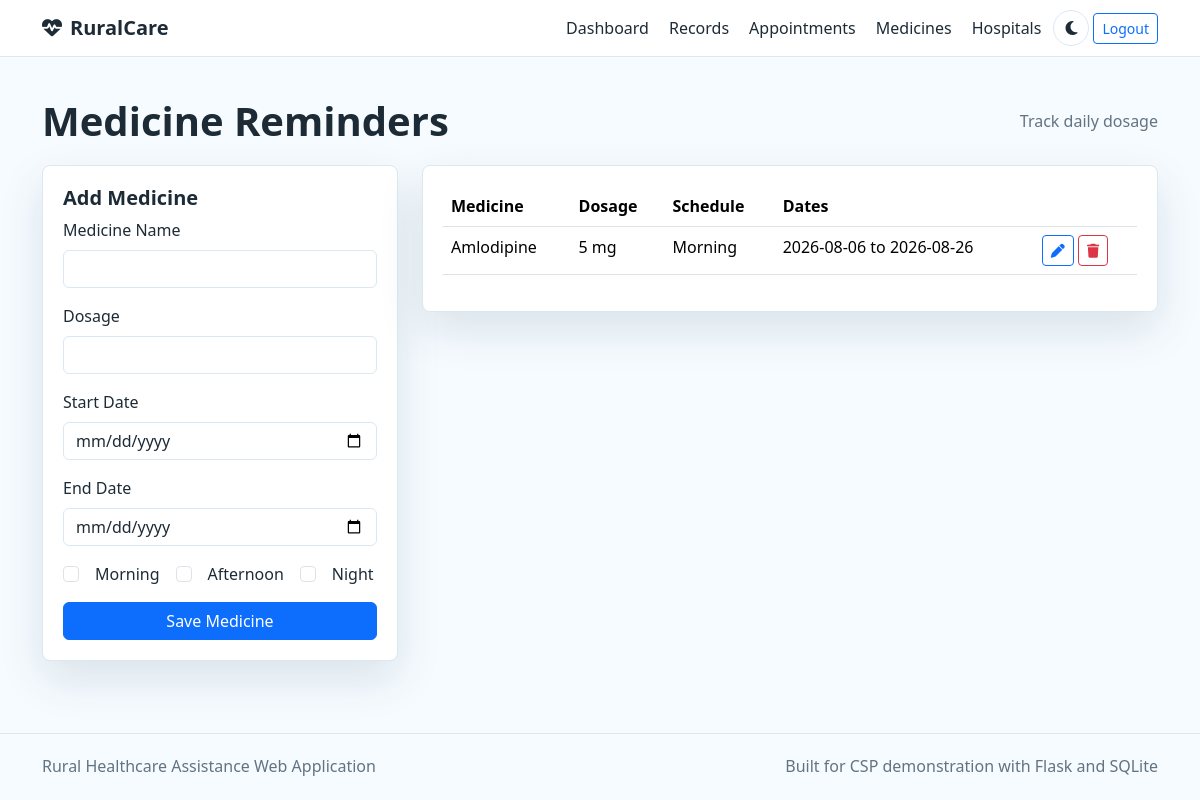
Page /user/medicine-reminders (signed in) on the committed database.
### models.py (models this page shows)
class Medicine(db.Model):
    id = db.Column(db.Integer, primary_key=True)
    user_id = db.Column(db.Integer, db.ForeignKey("user.id"), nullable=False)
    medicine_name = db.Column(db.String(120), nullable=False)
    dosage = db.Column(db.String(80), nullable=False)
    morning = db.Column(db.Boolean, default=False)
    afternoon = db.Column(db.Boolean, default=False)
    night = db.Column(db.Boolean, default=False)
    start_date = db.Column(db.Date, nullable=False)
    end_date = db.Column(db.Date, nullable=False)
    def schedule_text(self):
        parts = []
        if self.morning:
            parts.append("Morning")
        if self.afternoon:
            parts.append("Afternoon")
        if self.night:
            parts.append("Night")
        return ", ".join(parts) or "As directed"

### routes/user.py (the view, shortened to what this page needs)
@user_bp.route("/medicine-reminders", methods=["GET", "POST"])
@login_required
def medicine_reminders():
    form = MedicineForm()
    medicines = Medicine.query.filter_by(user_id=current_user.id).order_by(Medicine.end_date.desc()).all()
    return render_template("medicine_reminders.html", form=form, medicines=medicines)

### forms.py
class MedicineForm(FlaskForm):
    medicine_name = StringField("Medicine Name", validators=[DataRequired(), Length(max=120)])
    dosage = StringField("Dosage", validators=[DataRequired(), Length(max=80)])
    morning = BooleanField("Morning")
    afternoon = BooleanField("Afternoon")
    night = BooleanField("Night")
    start_date = DateField("Start Date", validators=[DataRequired()])
    end_date = DateField("End Date", validators=[DataRequired()])
    submit = SubmitField("Save Medicine")

### models.py (called while the page is built)
@login_manager.user_loader
def load_user(user_id):
    return User.query.get(int(user_id))

### templates/medicine_reminders.html (shortened to what this page needs)
{% extends "base.html" %}
{% block content %}
<section class="container py-4">
  <div class="page-head"><h1>Medicine Reminders</h1><span>Track daily dosage</span></div>
  <div class="row g-4">
    <div class="col-lg-4">
      <form method="post" class="panel">
        <h2>{{ "Edit Medicine" if editing is defined else "Add Medicine" }}</h2>
        {% for field in [form.medicine_name, form.dosage, form.start_date, form.end_date] %}<div class="mb-3">{{ field.label(class="form-label") }}{{ field(class="form-control") }}</div>{% endfor %}
        <div class="d-flex gap-3 mb-3">{{ form.morning(class="form-check-input") }} {{ form.morning.label }} {{ form.afternoon(class="form-check-input") }} {{ form.afternoon.label }} {{ form.night(class="form-check-input") }} {{ form.night.label }}</div>
        {{ form.submit(class="btn btn-primary w-100") }}
      </form>
    </div>
    <div class="col-lg-8"><div class="panel table-responsive"><table class="table"><thead><tr><th>Medicine</th><th>Dosage</th><th>Schedule</th><th>Dates</th><th></th></tr></thead><tbody>
      {% for med in medicines %}<tr><td>{{ med.medicine_name }}</td><td>{{ med.dosage }}</td><td>{{ med.schedule_text() }}</td><td>{{ med.start_date }} to {{ med.end_date }}</td><td class="text-nowrap"><a class="btn btn-sm btn-outline-primary" href="{{ url_for('user.edit_medicine', medicine_id=med.id) }}"><i class="fa-solid fa-pen"></i></a> <form class="d-inline" method="post" action="{{ url_for('user.delete_medicine', medicine_id=med.id) }}">{{ form.csrf_token }}<button class="btn btn-sm btn-outline-danger"><i class="fa-solid fa-trash"></i></button></form></td></tr>{% else %}<tr><td colspan="5" class="text-muted">No reminders.</td></tr>{% endfor %}
    </tbody></table></div></div>
  </div>
</section>
{% endblock %}

### static/css/style.css (style rules this page uses)
:root { --bg: #f6fbff; --panel: #ffffff; --text: #1d2b36; --muted: #627382; --primary: #0b77c5; --primary-dark: #07558e; --success: #18a058; --line: #dbe8f2; --shadow: 0 18px 45px rgba(20, 57, 85, 0.12); }
body { background: var(--bg); color: var(--text); font-family: "Segoe UI", system-ui, sans-serif; }
.panel, .feature-card { background: var(--panel); border: 1px solid var(--line); border-radius: 8px; box-shadow: var(--shadow); padding: 1.25rem; }
.feature-card h3, .panel h2 { font-size: 1.25rem; font-weight: 750; }
.page-head { display: flex; justify-content: space-between; gap: 1rem; align-items: center; margin-bottom: 1.25rem; }
.page-head h1 { font-weight: 800; margin: 0; }
.page-head span { color: var(--muted); }
.table { color: var(--text); }
.form-control, .form-select { background: var(--panel); color: var(--text); border-color: var(--line); }

### rows in the picture
Medicine: medicine_name "Amlodipine", dosage "5 mg", schedule_text "Morning", start_date "2026-08-06", end_date "2026-08-26"

### other values in the picture
{{ "Edit Medicine" if editing is defined else "Add Medicine" }} "Add Medicine"
{{ field.label(class="form-label") }} "Medicine Name" "Dosage" "Start Date" "End Date"
